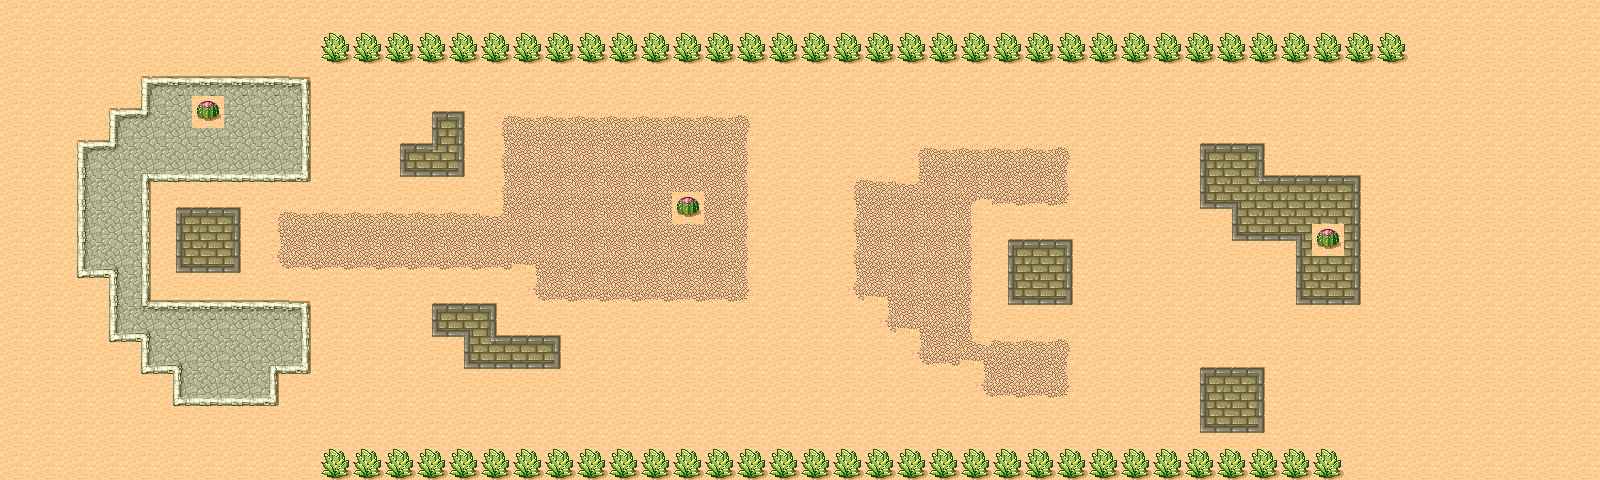

Below is a game level as drawn by its tile map, then a one-line description and the .tmx that defines it (tile-layer data replaced by summaries):
An orthogonal 50x15 tile map with 32x32 px tiles, 2 tile layers (Tile Layer 1, Tile Layer 2).

<map version="1.0" orientation="orthogonal" renderorder="right-down" width="50" height="15" tilewidth="32" tileheight="32" nextobjectid="1">
 <tileset firstgid="1" name="tmw_desert_spacing" tilewidth="32" tileheight="32" spacing="1" margin="1" tilecount="48">
  <image source="tmw_desert_spacing.png" width="265" height="199" />
  <terraintypes>
   <terrain name="New Terrain" tile="-1" />
   <terrain name="Sand" tile="29" />
   <terrain name="Cobblestone" tile="9" />
   <terrain name="Pavement" tile="33" />
   <terrain name="Dirt" tile="14" />
  </terraintypes>
  <tile id="0" terrain="1,1,1,2" />
  <tile id="1" terrain="1,1,2,2" />
  <tile id="2" terrain="1,1,2,1" />
  <tile id="3" terrain="4,4,4,1" />
  <tile id="4" terrain="4,4,1,4" />
  <tile id="5" terrain="1,1,1,4" />
  <tile id="6" terrain="1,1,4,4" />
  <tile id="7" terrain="1,1,4,1" />
  <tile id="8" terrain="1,2,1,2" />
  <tile id="9" terrain="2,2,2,2" />
  <tile id="10" terrain="2,1,2,1" />
  <tile id="11" terrain="4,1,4,4" />
  <tile id="12" terrain="1,4,4,4" />
  <tile id="13" terrain="1,4,1,4" />
  <tile id="14" terrain="4,4,4,4" />
  <tile id="15" terrain="4,1,4,1" />
  <tile id="16" terrain="1,2,1,1" />
  <tile id="17" terrain="2,2,1,1" />
  <tile id="18" terrain="2,1,1,1" />
  <tile id="19" terrain="2,2,2,1" />
  <tile id="20" terrain="2,2,1,2" />
  <tile id="21" terrain="1,4,1,1" />
  <tile id="22" terrain="4,4,1,1" />
  <tile id="23" terrain="4,1,1,1" />
  <tile id="24" terrain="1,1,1,3" />
  <tile id="25" terrain="1,1,3,3" />
  <tile id="26" terrain="1,1,3,1" />
  <tile id="27" terrain="2,1,2,2" />
  <tile id="28" terrain="1,2,2,2" />
  <tile id="29" terrain="1,1,1,1" />
  <tile id="32" terrain="1,3,1,3" />
  <tile id="33" terrain="3,3,3,3" />
  <tile id="34" terrain="3,1,3,1" />
  <tile id="35" terrain="3,3,3,1" />
  <tile id="36" terrain="3,3,1,3" />
  <tile id="40" terrain="1,3,1,1" />
  <tile id="41" terrain="3,3,1,1" />
  <tile id="42" terrain="3,1,1,1" />
  <tile id="43" terrain="3,1,3,3" />
  <tile id="44" terrain="1,3,3,3" />
 </tileset>
 <layer name="Tile Layer 1" width="50" height="15">
  <properties>
   <property name="Draw" value="1" />
  </properties>
  <data>[750 cells, 750 non-empty, 40 distinct tile ids]</data>
 </layer>
 <layer name="Tile Layer 2" width="50" height="15">
  <properties>
   <property name="Draw" value="1" />
  </properties>
  <data>[750 cells, 66 non-empty, 1 distinct tile ids]</data>
 </layer>
</map>
